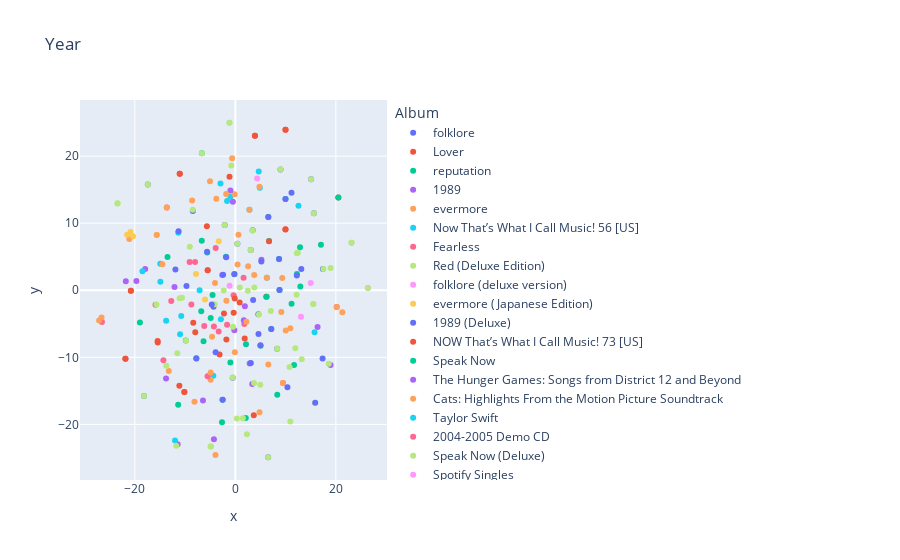

Here is the notebook cell this chart was saved with:
### Code cell
#df['pca'] = hero.pca(df['embedded'])
#df['tfidf'] = hero.tfidf(df['Lyric'])
#df['pca'] = hero.tsne(df['tfidf'])
#hero.scatterplot(
#    df, 
#    col='pca', 
#    color='Album', 
#    title="Year"
#)

### Figure 1 — Plotly figure (JSON) as saved in the notebook; plotly's stock layout.template omitted (floating-point values rounded to 4 significant figures)
{"data": [{"hovertemplate": "Album=folklore<br>x=%{x}<br>y=%{y}<extra></extra>", "legendgroup": "folklore", "marker": {"color": "#636efa", "symbol": "circle"}, "mode": "markers", "name": "folklore", "orientation": "v", "showlegend": true, "type": "scatter", "x": [3.063, -8.467, 8.318, -4.344, 17.42, 4.578, 8.99, 15.62, 3.453, -0.5171, 0.4025, -2.115, 15.08, -17.41, -18.17, 6.516], "xaxis": "x", "y": [5.996, 11.81, -8.714, -2.462, 3.184, -3.584, 18.02, 11.47, 8.931, -13.03, 6.929, 9.724, 16.55, 15.75, -15.78, -24.9], "yaxis": "y"}, {"hovertemplate": "Album=Lover<br>x=%{x}<br>y=%{y}<extra></extra>", "legendgroup": "Lover", "marker": {"color": "#EF553B", "symbol": "circle"}, "mode": "markers", "name": "Lover", "orientation": "v", "showlegend": true, "type": "scatter", "x": [-10.13, -15.44, -20.78, 1.861, 3.897, -11.06, -0.3286, -8.368, 9.978, -21.87, 9.963, 6.156, -3.134, -5.66, -1.157, -7.971, 20.49, 3.674], "xaxis": "x", "y": [-15.16, -7.804, -0.05807, -7.204, 23.03, 17.36, -3.338, -4.851, 23.93, -10.23, 9.073, -0.9809, -9.577, 9.53, 16.93, -6.264, 13.82, -18.62], "yaxis": "y"}, {"hovertemplate": "Album=reputation<br>x=%{x}<br>y=%{y}<extra></extra>", "legendgroup": "reputation", "marker": {"color": "#00cc96", "symbol": "circle"}, "mode": "markers", "name": "reputation", "orientation": "v", "showlegend": true, "type": "scatter", "x": [-6.332, -9.854, 6.703, 6.226, -0.9919, -6.778, -11.38, -6.658, 8.341, 17.03, 2.113, 12.87, -13.5, 2.075, 11.68, -18.99, 12.93, -4.532], "xaxis": "x", "y": [-7.587, -7.5, 7.35, -0.9715, -10.76, -3.118, -17.08, 20.44, -15.58, 6.766, -8.068, 6.398, 4.949, -19.04, -11.13, -4.817, 0.5541, -0.7175], "yaxis": "y"}, {"hovertemplate": "Album=1989<br>x=%{x}<br>y=%{y}<extra></extra>", "legendgroup": "1989", "marker": {"color": "#ab63fa", "symbol": "circle"}, "mode": "markers", "name": "1989", "orientation": "v", "showlegend": true, "type": "scatter", "x": [2.857, -0.1956, -11.47, 18.95, -19.68, 3.361, 16.36, -21.79, 5.193, -4.262, -12.11, -2.608, -17.93], "xaxis": "x", "y": [-10.93, -5.953, -22.97, -11.14, 1.376, -13.97, -5.465, 1.348, 4.552, -22.2, 0.4814, 2.263, 3.172], "yaxis": "y"}, {"hovertemplate": "Album=evermore<br>x=%{x}<br>y=%{y}<extra></extra>", "legendgroup": "evermore", "marker": {"color": "#FFA15A", "symbol": "circle"}, "mode": "markers", "name": "evermore", "orientation": "v", "showlegend": true, "type": "scatter", "x": [-21.1, 0.4394, -8.596, 2.541, -5.044, -0.6414, -1.787, -0.09353, -4.05, -13.24, 4.81, 3.75, 9.333, -3.957, -4.626], "xaxis": "x", "y": [7.632, 3.848, 13.38, 3.587, 16.24, 19.7, -1.56, -9.255, 1.084, -12.03, -18.2, 2.27, 1.829, -24.55, -6.919], "yaxis": "y"}, {"hovertemplate": "Album=Now That’s What I Call Music! 56 [US]<br>x=%{x}<br>y=%{y}<extra></extra>", "legendgroup": "Now That’s What I Call Music! 56 [US]", "marker": {"color": "#19d3f3", "symbol": "circle"}, "mode": "markers", "name": "Now That’s What I Call Music! 56 [US]", "orientation": "v", "showlegend": true, "type": "scatter", "x": [-12.0], "xaxis": "x", "y": [-22.41], "yaxis": "y"}, {"hovertemplate": "Album=Fearless<br>x=%{x}<br>y=%{y}<extra></extra>", "legendgroup": "Fearless", "marker": {"color": "#FF6692", "symbol": "circle"}, "mode": "markers", "name": "Fearless", "orientation": "v", "showlegend": true, "type": "scatter", "x": [1.783, -1.643, -15.89, 9.488, -3.913, -14.31, -5.502, 1.636, -0.3396, -8.748, -8.015, 20.17, -4.261], "xaxis": "x", "y": [-5.02, -5.149, -2.18, -13.84, 6.281, -10.42, 2.986, 1.861, -0.7474, -2.133, 4.225, -2.489, -5.399], "yaxis": "y"}, {"hovertemplate": "Album=Red (Deluxe Edition)<br>x=%{x}<br>y=%{y}<extra></extra>", "legendgroup": "Red (Deluxe Edition)", "marker": {"color": "#B6E880", "symbol": "circle"}, "mode": "markers", "name": "Red (Deluxe Edition)", "orientation": "v", "showlegend": true, "type": "scatter", "x": [2.484, 4.956, 0.3038, 11.93, -11.54, 15.5, -1.174, 0.8844, 10.78, -23.45, 3.778, -9.058, 10.94, 7.056, -2.313, 13.21, -11.07, -4.937, -1.175, -0.8117, 15.5, -23.44], "xaxis": "x", "y": [-0.09076, -14.11, -19.12, -8.65, -9.391, -2.042, 24.97, 0.4212, -11.45, 12.95, 0.4043, 6.49, -19.58, -3.095, -0.03158, -10.3, -1.209, -23.28, 24.97, 18.61, -2.058, 12.95], "yaxis": "y"}, {"hovertemplate": "Album=folklore (deluxe version)<br>x=%{x}<br>y=%{y}<extra></extra>", "legendgroup": "folklore (deluxe version)", "marker": {"color": "#FF97FF", "symbol": "circle"}, "mode": "markers", "name": "folklore (deluxe version)", "orientation": "v", "showlegend": true, "type": "scatter", "x": [26.37, 15.0], "xaxis": "x", "y": [0.3492, 1.092], "yaxis": "y"}, {"hovertemplate": "Album=evermore (Japanese Edition)<br>x=%{x}<br>y=%{y}<extra></extra>", "legendgroup": "evermore (Japanese Edition)", "marker": {"color": "#FECB52", "symbol": "circle"}, "mode": "markers", "name": "evermore (Japanese Edition)", "orientation": "v", "showlegend": true, "type": "scatter", "x": [-7.826, -6.027, -20.34, -20.86], "xaxis": "x", "y": [2.407, -1.362, 8.033, 8.698], "yaxis": "y"}, {"hovertemplate": "Album=1989 (Deluxe)<br>x=%{x}<br>y=%{y}<extra></extra>", "legendgroup": "1989 (Deluxe)", "marker": {"color": "#636efa", "symbol": "circle"}, "mode": "markers", "name": "1989 (Deluxe)", "orientation": "v", "showlegend": true, "type": "scatter", "x": [17.36, 4.602, 3.54, 5.174, 3.084, -2.438], "xaxis": "x", "y": [-10.18, -6.528, -1.456, 4.276, -10.83, 2.294], "yaxis": "y"}, {"hovertemplate": "Album=NOW That’s What I Call Music! 73 [US]<br>x=%{x}<br>y=%{y}<extra></extra>", "legendgroup": "NOW That’s What I Call Music! 73 [US]", "marker": {"color": "#EF553B", "symbol": "circle"}, "mode": "markers", "name": "NOW That’s What I Call Music! 73 [US]", "orientation": "v", "showlegend": true, "type": "scatter", "x": [-11.14], "xaxis": "x", "y": [-14.26], "yaxis": "y"}, {"hovertemplate": "Album=Speak Now<br>x=%{x}<br>y=%{y}<extra></extra>", "legendgroup": "Speak Now", "marker": {"color": "#00cc96", "symbol": "circle"}, "mode": "markers", "name": "Speak Now", "orientation": "v", "showlegend": true, "type": "scatter", "x": [-1.877, 7.15, -0.1761, 5.014, -5.597, 12.25, -2.536, 9.981, 6.55, -6.682, 8.797, -7.766, 8.697, -2.655], "xaxis": "x", "y": [4.975, -5.776, 2.418, -8.265, 5.61, 2.406, -16.32, 13.61, 10.93, 7.393, 0.01741, -10.16, 4.651, -19.7], "yaxis": "y"}, {"hovertemplate": "Album=The Hunger Games: Songs from District 12 and Beyond<br>x=%{x}<br>y=%{y}<extra></extra>", "legendgroup": "The Hunger Games: Songs from District 12 and Beyond", "marker": {"color": "#ab63fa", "symbol": "circle"}, "mode": "markers", "name": "The Hunger Games: Songs from District 12 and Beyond", "orientation": "v", "showlegend": true, "type": "scatter", "x": [-13.79, 1.896], "xaxis": "x", "y": [-13.16, -2.393], "yaxis": "y"}, {"hovertemplate": "Album=Cats: Highlights From the Motion Picture Soundtrack<br>x=%{x}<br>y=%{y}<extra></extra>", "legendgroup": "Cats: Highlights From the Motion Picture Soundtrack", "marker": {"color": "#FFA15A", "symbol": "circle"}, "mode": "markers", "name": "Cats: Highlights From the Motion Picture Soundtrack", "orientation": "v", "showlegend": true, "type": "scatter", "x": [0.6163, -3.789], "xaxis": "x", "y": [8.271, 13.62], "yaxis": "y"}, {"hovertemplate": "Album=Taylor Swift<br>x=%{x}<br>y=%{y}<extra></extra>", "legendgroup": "Taylor Swift", "marker": {"color": "#19d3f3", "symbol": "circle"}, "mode": "markers", "name": "Taylor Swift", "orientation": "v", "showlegend": true, "type": "scatter", "x": [-0.9956, 2.803, 4.865, -4.383, 6.272, -11.34, -13.77, -2.876, -14.93, -10.99, -1.65], "xaxis": "x", "y": [13.95, 12.01, 15.29, -12.74, 1.868, 8.579, -4.531, -4.317, 3.936, -6.557, 13.3], "yaxis": "y"}, {"hovertemplate": "Album=2004-2005 Demo CD<br>x=%{x}<br>y=%{y}<extra></extra>", "legendgroup": "2004-2005 Demo CD", "marker": {"color": "#FF6692", "symbol": "circle"}, "mode": "markers", "name": "2004-2005 Demo CD", "orientation": "v", "showlegend": true, "type": "scatter", "x": [-26.54, -3.318, -9.098, -6.192, -12.75], "xaxis": "x", "y": [-4.717, -6.167, 4.211, -5.346, -1.6], "yaxis": "y"}, {"hovertemplate": "Album=Speak Now (Deluxe)<br>x=%{x}<br>y=%{y}<extra></extra>", "legendgroup": "Speak Now (Deluxe)", "marker": {"color": "#B6E880", "symbol": "circle"}, "mode": "markers", "name": "Speak Now (Deluxe)", "orientation": "v", "showlegend": true, "type": "scatter", "x": [15.89, -10.63, -15.68], "xaxis": "x", "y": [-16.78, -1.128, -2.141], "yaxis": "y"}, {"hovertemplate": "Album=Spotify Singles<br>x=%{x}<br>y=%{y}<extra></extra>", "legendgroup": "Spotify Singles", "marker": {"color": "#FF97FF", "symbol": "circle"}, "mode": "markers", "name": "Spotify Singles", "orientation": "v", "showlegend": true, "type": "scatter", "x": [13.05], "xaxis": "x", "y": [-3.962], "yaxis": "y"}, {"hovertemplate": "Album=Stripped: Raw & Real<br>x=%{x}<br>y=%{y}<extra></extra>", "legendgroup": "Stripped: Raw & Real", "marker": {"color": "#FECB52", "symbol": "circle"}, "mode": "markers", "name": "Stripped: Raw & Real", "orientation": "v", "showlegend": true, "type": "scatter", "x": [-15.63], "xaxis": "x", "y": [8.258], "yaxis": "y"}, {"hovertemplate": "Album=Speak Now: World Tour Live (Deluxe)<br>x=%{x}<br>y=%{y}<extra></extra>", "legendgroup": "Speak Now: World Tour Live (Deluxe)", "marker": {"color": "#636efa", "symbol": "circle"}, "mode": "markers", "name": "Speak Now: World Tour Live (Deluxe)", "orientation": "v", "showlegend": true, "type": "scatter", "x": [-5.623, -11.3, 10.36, -11.92, -9.724, 9.973, 6.568, 8.702, 8.785, 7.152, 12.23, -1.811, -2.537, 4.992, -7.758, 15.89, -0.2066], "xaxis": "x", "y": [5.753, 8.787, -14.46, 3.074, 0.6399, 13.6, 10.93, 4.655, 0.03777, -5.773, 2.214, 4.924, -16.31, -8.194, -10.16, -16.78, 2.371], "yaxis": "y"}, {"hovertemplate": "Album=Fearless (Platinum Edition)<br>x=%{x}<br>y=%{y}<extra></extra>", "legendgroup": "Fearless (Platinum Edition)", "marker": {"color": "#EF553B", "symbol": "circle"}, "mode": "markers", "name": "Fearless (Platinum Edition)", "orientation": "v", "showlegend": true, "type": "scatter", "x": [-1.783, -0.1181, 0.8599, -2.264, -5.507], "xaxis": "x", "y": [-7.342, -1.234, -1.817, -3.466, 2.985], "yaxis": "y"}, {"hovertemplate": "Album=Hannah Montana: The Movie<br>x=%{x}<br>y=%{y}<extra></extra>", "legendgroup": "Hannah Montana: The Movie", "marker": {"color": "#00cc96", "symbol": "circle"}, "mode": "markers", "name": "Hannah Montana: The Movie", "orientation": "v", "showlegend": true, "type": "scatter", "x": [-4.906], "xaxis": "x", "y": [-4.132], "yaxis": "y"}, {"hovertemplate": "Album=One Chance (Original Motion Picture Soundtrack)<br>x=%{x}<br>y=%{y}<extra></extra>", "legendgroup": "One Chance (Original Motion Picture Soundtrack)", "marker": {"color": "#ab63fa", "symbol": "circle"}, "mode": "markers", "name": "One Chance (Original Motion Picture Soundtrack)", "orientation": "v", "showlegend": true, "type": "scatter", "x": [-6.441], "xaxis": "x", "y": [-16.42], "yaxis": "y"}, {"hovertemplate": "Album=The Taylor Swift Holiday Collection - EP<br>x=%{x}<br>y=%{y}<extra></extra>", "legendgroup": "The Taylor Swift Holiday Collection - EP", "marker": {"color": "#FFA15A", "symbol": "circle"}, "mode": "markers", "name": "The Taylor Swift Holiday Collection - EP", "orientation": "v", "showlegend": true, "type": "scatter", "x": [9.141, 6.562, 21.29, 10.95, 10.03], "xaxis": "x", "y": [-3.259, -11.08, -3.298, -5.684, -5.988], "yaxis": "y"}, {"hovertemplate": "Album=Unreleased Songs<br>x=%{x}<br>y=%{y}<extra></extra>", "legendgroup": "Unreleased Songs", "marker": {"color": "#19d3f3", "symbol": "circle"}, "mode": "markers", "name": "Unreleased Songs", "orientation": "v", "showlegend": true, "type": "scatter", "x": [-7.107, -18.48, -2.955, -14.91, 15.76, 4.653], "xaxis": "x", "y": [-0.004497, 2.823, 15.91, 1.268, -6.279, 17.71], "yaxis": "y"}, {"hovertemplate": "Album=2004 Demo CD<br>x=%{x}<br>y=%{y}<extra></extra>", "legendgroup": "2004 Demo CD", "marker": {"color": "#FF6692", "symbol": "circle"}, "mode": "markers", "name": "2004 Demo CD", "orientation": "v", "showlegend": true, "type": "scatter", "x": [-13.64], "xaxis": "x", "y": [12.34], "yaxis": "y"}, {"hovertemplate": "Album=Taylor Swift <br>x=%{x}<br>y=%{y}<extra></extra>", "legendgroup": "Taylor Swift ", "marker": {"color": "#B6E880", "symbol": "circle"}, "mode": "markers", "name": "Taylor Swift ", "orientation": "v", "showlegend": true, "type": "scatter", "x": [18.59, 12.45, -6.653, -11.75, 23.11, -13.74, 2.305, 18.96, 1.494, -0.4594, -9.815, 12.18, 12.23, 23.11, -4.828, 3.723], "xaxis": "x", "y": [-10.94, 5.604, 20.42, -23.2, 7.098, -11.26, -21.48, 3.323, -19.07, -5.425, -7.538, -0.6631, 5.505, 7.097, -23.29, -13.83], "yaxis": "y"}, {"hovertemplate": "Album=Taylor Swift (Best Buy Exclusive) <br>x=%{x}<br>y=%{y}<extra></extra>", "legendgroup": "Taylor Swift (Best Buy Exclusive) ", "marker": {"color": "#FF97FF", "symbol": "circle"}, "mode": "markers", "name": "Taylor Swift (Best Buy Exclusive) ", "orientation": "v", "showlegend": true, "type": "scatter", "x": [-1.15], "xaxis": "x", "y": [0.6858], "yaxis": "y"}, {"hovertemplate": "Album=Valentine’s Day (Original Motion Picture Soundtrack)<br>x=%{x}<br>y=%{y}<extra></extra>", "legendgroup": "Valentine’s Day (Original Motion Picture Soundtrack)", "marker": {"color": "#FECB52", "symbol": "circle"}, "mode": "markers", "name": "Valentine’s Day (Original Motion Picture Soundtrack)", "orientation": "v", "showlegend": true, "type": "scatter", "x": [-3.298], "xaxis": "x", "y": [7.304], "yaxis": "y"}, {"hovertemplate": "Album=Speak Now: World Tour Live (Brazilian Edition)<br>x=%{x}<br>y=%{y}<extra></extra>", "legendgroup": "Speak Now: World Tour Live (Brazilian Edition)", "marker": {"color": "#636efa", "symbol": "circle"}, "mode": "markers", "name": "Speak Now: World Tour Live (Brazilian Edition)", "orientation": "v", "showlegend": true, "type": "scatter", "x": [-3.925, 11.17, 13.13], "xaxis": "x", "y": [-9.238, 14.55, 3.173], "yaxis": "y"}, {"hovertemplate": "Album=NOW That’s What I Call A Workout 2019<br>x=%{x}<br>y=%{y}<extra></extra>", "legendgroup": "NOW That’s What I Call A Workout 2019", "marker": {"color": "#EF553B", "symbol": "circle"}, "mode": "markers", "name": "NOW That’s What I Call A Workout 2019", "orientation": "v", "showlegend": true, "type": "scatter", "x": [6.704], "xaxis": "x", "y": [7.319], "yaxis": "y"}, {"hovertemplate": "Album=2003 Demo CD<br>x=%{x}<br>y=%{y}<extra></extra>", "legendgroup": "2003 Demo CD", "marker": {"color": "#00cc96", "symbol": "circle"}, "mode": "markers", "name": "2003 Demo CD", "orientation": "v", "showlegend": true, "type": "scatter", "x": [11.18], "xaxis": "x", "y": [-2.027], "yaxis": "y"}, {"hovertemplate": "Album=Love Story [UK CD Single] <br>x=%{x}<br>y=%{y}<extra></extra>", "legendgroup": "Love Story [UK CD Single] ", "marker": {"color": "#ab63fa", "symbol": "circle"}, "mode": "markers", "name": "Love Story [UK CD Single] ", "orientation": "v", "showlegend": true, "type": "scatter", "x": [1.688], "xaxis": "x", "y": [-4.472], "yaxis": "y"}, {"hovertemplate": "Album=Live from SoHo - EP<br>x=%{x}<br>y=%{y}<extra></extra>", "legendgroup": "Live from SoHo - EP", "marker": {"color": "#FFA15A", "symbol": "circle"}, "mode": "markers", "name": "Live from SoHo - EP", "orientation": "v", "showlegend": true, "type": "scatter", "x": [-14.52, -8.133, -26.62, 6.254, 2.807, 4.796, -4.913, -0.144], "xaxis": "x", "y": [3.89, -16.62, -4.062, 1.856, 12.01, 15.45, -13.35, 14.32], "yaxis": "y"}, {"hovertemplate": "Album=Hope for Haiti Now<br>x=%{x}<br>y=%{y}<extra></extra>", "legendgroup": "Hope for Haiti Now", "marker": {"color": "#19d3f3", "symbol": "circle"}, "mode": "markers", "name": "Hope for Haiti Now", "orientation": "v", "showlegend": true, "type": "scatter", "x": [-10.77], "xaxis": "x", "y": [-3.85], "yaxis": "y"}, {"hovertemplate": "Album=Beautiful Eyes - EP<br>x=%{x}<br>y=%{y}<extra></extra>", "legendgroup": "Beautiful Eyes - EP", "marker": {"color": "#FF6692", "symbol": "circle"}, "mode": "markers", "name": "Beautiful Eyes - EP", "orientation": "v", "showlegend": true, "type": "scatter", "x": [-5.528], "xaxis": "x", "y": [-12.81], "yaxis": "y"}, {"hovertemplate": "Album=folklore: the long pond studio sessions (from the Disney+ special) [deluxe edition]<br>x=%{x}<br>y=%{y}<extra></extra>", "legendgroup": "folklore: the long pond studio sessions (from the Disney+ special) [deluxe edition]", "marker": {"color": "#B6E880", "symbol": "circle"}, "mode": "markers", "name": "folklore: the long pond studio sessions (from the Disney+ special) [deluxe edition]", "orientation": "v", "showlegend": true, "type": "scatter", "x": [4.693, -8.478, 8.309, 0.3955, 26.37, 17.52, -4.106, 3.06, -17.41, 3.448, 15.63, -0.5135, -18.17, 15.08, 8.993, 6.514, -2.109], "xaxis": "x", "y": [-3.61, 11.99, -8.709, 6.916, 0.3496, 3.185, -2.094, 6.005, 15.75, 8.92, 11.47, -13.03, -15.78, 16.55, 18.02, -24.9, 9.724], "yaxis": "y"}, {"hovertemplate": "Album=Taylor Swift (Deluxe)<br>x=%{x}<br>y=%{y}<extra></extra>", "legendgroup": "Taylor Swift (Deluxe)", "marker": {"color": "#FF97FF", "symbol": "circle"}, "mode": "markers", "name": "Taylor Swift (Deluxe)", "orientation": "v", "showlegend": true, "type": "scatter", "x": [4.337], "xaxis": "x", "y": [16.65], "yaxis": "y"}, {"hovertemplate": "Album=willow (the witch collection)<br>x=%{x}<br>y=%{y}<extra></extra>", "legendgroup": "willow (the witch collection)", "marker": {"color": "#FECB52", "symbol": "circle"}, "mode": "markers", "name": "willow (the witch collection)", "orientation": "v", "showlegend": true, "type": "scatter", "x": [-21.53], "xaxis": "x", "y": [8.277], "yaxis": "y"}, {"hovertemplate": "Album=folklore: the yeah I showed up at your party chapter<br>x=%{x}<br>y=%{y}<extra></extra>", "legendgroup": "folklore: the yeah I showed up at your party chapter", "marker": {"color": "#636efa", "symbol": "circle"}, "mode": "markers", "name": "folklore: the yeah I showed up at your party chapter", "orientation": "v", "showlegend": true, "type": "scatter", "x": [-4.694], "xaxis": "x", "y": [-2.115], "yaxis": "y"}, {"hovertemplate": "Album=Live from Paris<br>x=%{x}<br>y=%{y}<extra></extra>", "legendgroup": "Live from Paris", "marker": {"color": "#EF553B", "symbol": "circle"}, "mode": "markers", "name": "Live from Paris", "orientation": "v", "showlegend": true, "type": "scatter", "x": [9.98, 3.896, 9.976, -21.87, -10.15, -15.46, -20.79, -11.06], "xaxis": "x", "y": [23.93, 23.03, 9.088, -10.23, -15.19, -7.584, -0.08419, 17.37], "yaxis": "y"}, {"hovertemplate": "Album=One World: Together At Home<br>x=%{x}<br>y=%{y}<extra></extra>", "legendgroup": "One World: Together At Home", "marker": {"color": "#00cc96", "symbol": "circle"}, "mode": "markers", "name": "One World: Together At Home", "orientation": "v", "showlegend": true, "type": "scatter", "x": [20.49], "xaxis": "x", "y": [13.81], "yaxis": "y"}, {"hovertemplate": "Album=Teardrops on My Guitar - EP<br>x=%{x}<br>y=%{y}<extra></extra>", "legendgroup": "Teardrops on My Guitar - EP", "marker": {"color": "#ab63fa", "symbol": "circle"}, "mode": "markers", "name": "Teardrops on My Guitar - EP", "orientation": "v", "showlegend": true, "type": "scatter", "x": [-0.9826, -0.4881], "xaxis": "x", "y": [14.88, 13.2], "yaxis": "y"}, {"hovertemplate": "Album=Live From Clear Channel Stripped 2008 <br>x=%{x}<br>y=%{y}<extra></extra>", "legendgroup": "Live From Clear Channel Stripped 2008 ", "marker": {"color": "#FFA15A", "symbol": "circle"}, "mode": "markers", "name": "Live From Clear Channel Stripped 2008 ", "orientation": "v", "showlegend": true, "type": "scatter", "x": [2.208, 9.489, -13.64, -15.64, 20.17, -27.11, -4.911, -1.817], "xaxis": "x", "y": [-4.689, -13.84, 12.34, 8.25, -2.489, -4.502, -12.26, 14.33], "yaxis": "y"}, {"hovertemplate": "Album=Woman Walk The Line <br>x=%{x}<br>y=%{y}<extra></extra>", "legendgroup": "Woman Walk The Line ", "marker": {"color": "#19d3f3", "symbol": "circle"}, "mode": "markers", "name": "Woman Walk The Line ", "orientation": "v", "showlegend": true, "type": "scatter", "x": [12.56], "xaxis": "x", "y": [12.6], "yaxis": "y"}], "layout": {"legend": {"title": {"text": "Album"}, "tracegroupgap": 0}, "title": {"text": "Year"}, "xaxis": {"anchor": "y", "domain": [0, 1], "title": {"text": "x"}}, "yaxis": {"anchor": "x", "domain": [0, 1], "title": {"text": "y"}}}}
